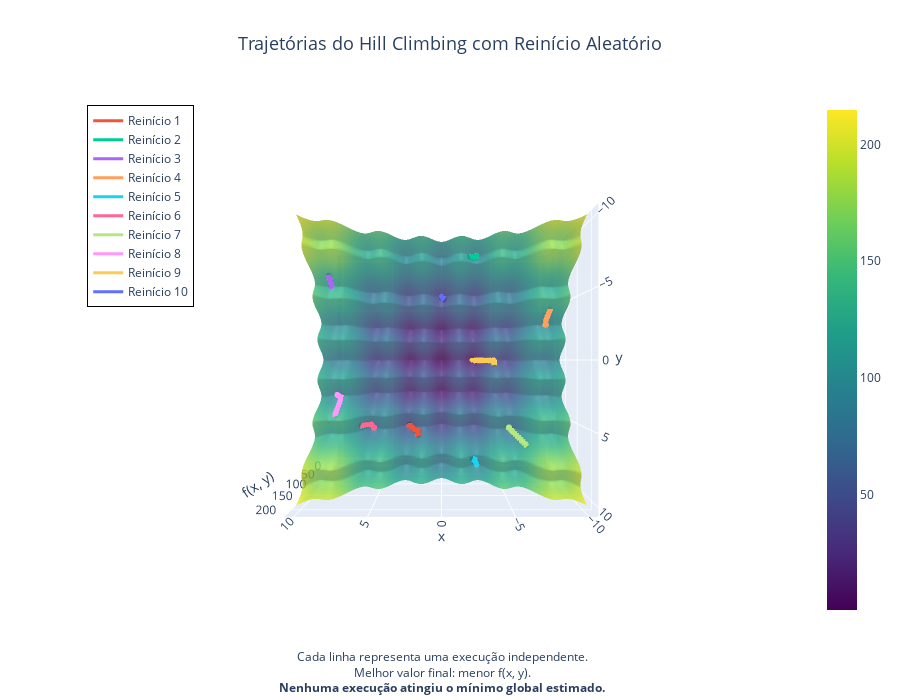

The notebook cell this image was saved under:
### Markdown cell above
### Execução final e visualização

### Code cell
# Execução com múltiplos reinícios
x_best, y_best, f_best, trajetorias = hill_climbing_restart(f, n_restarts=10)

# Resultado formatado
print("="*60)
print(f"{'Melhor Solução Global com Reinício Aleatório':^60}")
print("="*60)
print(f"{'x =':>25} {x_best:.4f}")
print(f"{'y =':>25} {y_best:.4f}")
print(f"{'f(x, y) =':>25} {f_best:.4f}")
print("="*60)

# Visualização
plot_multiple_trajectories(f, trajetorias)

### Figure 1 — Plotly figure (JSON) as saved in the notebook; plotly's stock layout.template omitted (floating-point values rounded to 4 significant figures; data arrays with more than 128 entries replaced by an {"elided": "..."} marker saying what was removed)
{"data": [{"colorscale": [[0.0, "#440154"], [0.1111, "#482878"], [0.2222, "#3e4989"], [0.3333, "#31688e"], [0.4444, "#26828e"], [0.5556, "#1f9e89"], [0.6667, "#35b779"], [0.7778, "#6ece58"], [0.8889, "#b5de2b"], [1.0, "#fde725"]], "opacity": 0.8, "x": {"elided": "100x100 float values"}, "y": {"elided": "100x100 float values"}, "z": {"elided": "100x100 float values"}, "type": "surface"}, {"line": {"width": 3}, "marker": {"size": 2}, "mode": "lines+markers", "name": "Reinício 1", "x": [2.111, 2.111, 2.111, 2.111, 2.211, 2.311, 2.411, 2.511, 2.511, 2.611, 2.711, 2.711, 2.811, 2.811, 2.911, 3.011, 3.011], "y": [6.741, 6.641, 6.541, 6.441, 6.441, 6.441, 6.441, 6.441, 6.341, 6.341, 6.341, 6.241, 6.241, 6.141, 6.141, 6.141, 6.041], "z": [73.17, 70.02, 67.25, 64.95, 63.07, 61.07, 59.05, 57.1, 55.29, 53.51, 52.0, 50.7, 49.53, 48.75, 47.99, 47.71, 47.42], "type": "scatter3d"}, {"line": {"width": 3}, "marker": {"size": 2}, "mode": "lines+markers", "name": "Reinício 2", "x": [-2.434, -2.534, -2.634, -2.734, -2.834, -2.934, -2.934, -2.934, -3.034], "y": [-8.81, -8.81, -8.81, -8.81, -8.81, -8.81, -8.91, -9.01, -9.01], "z": [102.4, 100.5, 98.78, 97.33, 96.25, 95.6, 95.12, 94.91, 94.73], "type": "scatter3d"}, {"line": {"width": 3}, "marker": {"size": 2}, "mode": "lines+markers", "name": "Reinício 3", "x": [9.068, 9.068, 9.068, 9.068, 9.068, 9.068, 9.068, 9.068], "y": [-6.778, -6.678, -6.578, -6.478, -6.378, -6.278, -6.178, -6.078], "z": [136.9, 133.6, 130.7, 128.2, 126.2, 124.7, 123.7, 123.3], "type": "scatter3d"}, {"line": {"width": 3}, "marker": {"size": 2}, "mode": "lines+markers", "name": "Reinício 4", "x": [-8.96, -8.96, -8.96, -8.96, -8.96, -8.96, -8.96, -8.96, -8.96, -8.96, -8.96, -8.96, -9.06], "y": [-4.163, -4.063, -3.963, -3.863, -3.763, -3.663, -3.563, -3.463, -3.363, -3.263, -3.163, -3.063, -3.063], "z": [120.8, 117.7, 114.4, 111.1, 108.0, 104.9, 102.2, 99.8, 97.83, 96.32, 95.32, 94.84, 94.8], "type": "scatter3d"}, {"line": {"width": 3}, "marker": {"size": 2}, "mode": "lines+markers", "name": "Reinício 5", "x": [-2.644, -2.744, -2.844, -2.844, -2.844, -2.844, -2.944, -2.944, -2.944, -3.044], "y": [8.489, 8.489, 8.489, 8.589, 8.689, 8.789, 8.789, 8.889, 8.989, 8.989], "z": [101.0, 99.54, 98.5, 97.77, 97.0, 96.3, 95.69, 95.16, 94.89, 94.76], "type": "scatter3d"}, {"line": {"width": 3}, "marker": {"size": 2}, "mode": "lines+markers", "name": "Reinício 6", "x": [6.91, 6.81, 6.71, 6.61, 6.51, 6.41, 6.31, 6.31, 6.21, 6.21, 6.11, 6.11, 6.11, 6.01], "y": [5.636, 5.636, 5.636, 5.636, 5.636, 5.636, 5.636, 5.736, 5.736, 5.836, 5.836, 5.936, 6.036, 6.036], "z": [97.21, 93.56, 90.17, 87.13, 84.51, 82.35, 80.69, 79.51, 78.37, 77.44, 76.81, 76.21, 76.01, 75.87], "type": "scatter3d"}, {"line": {"width": 3}, "marker": {"size": 2}, "mode": "lines+markers", "name": "Reinício 7", "x": [-7.003, -7.003, -6.903, -6.903, -6.803, -6.803, -6.703, -6.703, -6.603, -6.603, -6.503, -6.503, -6.403, -6.403, -6.303, -6.303, -6.203, -6.203, -6.103, -6.103, -6.003, -6.003], "y": [7.084, 6.984, 6.984, 6.884, 6.884, 6.784, 6.784, 6.684, 6.684, 6.584, 6.584, 6.484, 6.484, 6.384, 6.384, 6.284, 6.284, 6.184, 6.184, 6.084, 6.084, 5.984], "z": [123.0, 119.1, 115.2, 111.4, 107.8, 104.2, 100.9, 97.55, 94.54, 91.6, 89.01, 86.5, 84.38, 82.36, 80.74, 79.22, 78.12, 77.12, 76.53, 76.04, 75.94, 75.93], "type": "scatter3d"}, {"line": {"width": 3}, "marker": {"size": 2}, "mode": "lines+markers", "name": "Reinício 8", "x": [8.633, 8.633, 8.633, 8.633, 8.633, 8.633, 8.633, 8.633, 8.633, 8.633, 8.633, 8.633, 8.633, 8.633, 8.733, 8.733, 8.833, 8.933, 8.933, 9.033], "y": [4.502, 4.402, 4.302, 4.202, 4.102, 4.002, 3.902, 3.802, 3.702, 3.602, 3.502, 3.402, 3.302, 3.202, 3.202, 3.102, 3.102, 3.102, 3.002, 3.002], "z": [131.4, 129.2, 126.7, 123.9, 120.8, 117.6, 114.3, 111.1, 108.0, 105.1, 102.6, 100.4, 98.73, 97.53, 96.78, 96.1, 95.46, 95.04, 94.87, 94.74], "type": "scatter3d"}, {"line": {"width": 3}, "marker": {"size": 2}, "mode": "lines+markers", "name": "Reinício 9", "x": [-4.891, -4.891, -4.891, -4.891, -4.891, -4.791, -4.691, -4.591, -4.491, -4.391, -4.291, -4.191, -4.091, -3.991, -3.891, -3.791, -3.691, -3.591, -3.491, -3.391, -3.291, -3.191, -3.091, -2.991], "y": [0.4382, 0.3382, 0.2382, 0.1382, 0.03818, 0.03818, 0.03818, 0.03818, 0.03818, 0.03818, 0.03818, 0.03818, 0.03818, 0.03818, 0.03818, 0.03818, 0.03818, 0.03818, 0.03818, 0.03818, 0.03818, 0.03818, 0.03818, 0.03818], "z": [52.82, 51.0, 49.58, 48.63, 48.17, 47.83, 47.03, 45.74, 43.99, 41.81, 39.25, 36.39, 33.29, 30.05, 26.76, 23.54, 20.46, 17.64, 15.14, 13.05, 11.42, 10.28, 9.654, 9.547], "type": "scatter3d"}, {"line": {"width": 3}, "marker": {"size": 2}, "mode": "lines+markers", "name": "Reinício 10", "x": [-0.2152, -0.2152, -0.1152, -0.1152, -0.01517, -0.01517], "y": [-5.712, -5.812, -5.812, -5.912, -5.912, -6.012], "z": [41.12, 40.12, 39.28, 38.59, 38.25, 37.94], "type": "scatter3d"}], "layout": {"title": {"font": {"size": 18}, "text": "Trajetórias do Hill Climbing com Reinício Aleatório", "x": 0.5}, "scene": {"camera": {"eye": {"x": 0.0, "y": 0.001, "z": 2.5}, "up": {"x": 0, "y": 0, "z": -1}}, "xaxis": {"title": {"text": "x"}}, "yaxis": {"title": {"text": "y"}}, "zaxis": {"title": {"text": "f(x, y)"}}}, "legend": {"font": {"size": 12}, "x": 0.01, "y": 0.99, "bgcolor": "rgba(255,255,255,0.6)", "bordercolor": "black", "borderwidth": 1}, "annotations": [{"align": "center", "font": {"size": 12}, "showarrow": false, "text": "Cada linha representa uma execução independente.<br>Melhor valor final: menor f(x, y).<br><b>Nenhuma execução atingiu o mínimo global estimado.</b>", "x": 0.5, "xref": "paper", "y": -0.15, "yref": "paper"}], "height": 700}}
